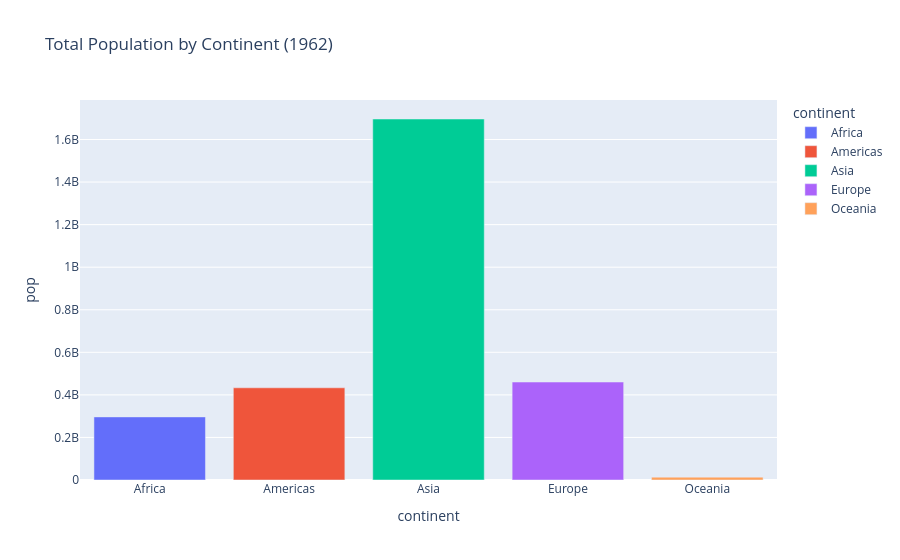

Here is the notebook cell this chart was saved with:
### Markdown cell above
### Try it

Same chart, a different year — compare how the population split has shifted.

### Code cell
year = 1962  # change me: any year in the dataset

pop_by_continent_alt = df[df["year"] == year].groupby("continent", as_index=False)["pop"].sum()

fig = px.bar(
    pop_by_continent_alt,
    x="continent",
    y="pop",
    color="continent",
    title=f"Total Population by Continent ({year})",
)
fig.show()

### Figure 1 — Plotly figure (JSON) as saved in the notebook; plotly's stock layout.template omitted (floating-point values rounded to 4 significant figures)
{"data": [{"hovertemplate": "continent=%{x}<br>pop=%{y}<extra></extra>", "legendgroup": "Africa", "marker": {"color": "#636efa", "pattern": {"shape": ""}}, "name": "Africa", "orientation": "v", "showlegend": true, "textposition": "auto", "type": "bar", "x": ["Africa"], "xaxis": "x", "y": [296516865], "yaxis": "y"}, {"hovertemplate": "continent=%{x}<br>pop=%{y}<extra></extra>", "legendgroup": "Americas", "marker": {"color": "#EF553B", "pattern": {"shape": ""}}, "name": "Americas", "orientation": "v", "showlegend": true, "textposition": "auto", "type": "bar", "x": ["Americas"], "xaxis": "x", "y": [433270254], "yaxis": "y"}, {"hovertemplate": "continent=%{x}<br>pop=%{y}<extra></extra>", "legendgroup": "Asia", "marker": {"color": "#00cc96", "pattern": {"shape": ""}}, "name": "Asia", "orientation": "v", "showlegend": true, "textposition": "auto", "type": "bar", "x": ["Asia"], "xaxis": "x", "y": [1696357182], "yaxis": "y"}, {"hovertemplate": "continent=%{x}<br>pop=%{y}<extra></extra>", "legendgroup": "Europe", "marker": {"color": "#ab63fa", "pattern": {"shape": ""}}, "name": "Europe", "orientation": "v", "showlegend": true, "textposition": "auto", "type": "bar", "x": ["Europe"], "xaxis": "x", "y": [460355155], "yaxis": "y"}, {"hovertemplate": "continent=%{x}<br>pop=%{y}<extra></extra>", "legendgroup": "Oceania", "marker": {"color": "#FFA15A", "pattern": {"shape": ""}}, "name": "Oceania", "orientation": "v", "showlegend": true, "textposition": "auto", "type": "bar", "x": ["Oceania"], "xaxis": "x", "y": [13283518], "yaxis": "y"}], "layout": {"barmode": "relative", "legend": {"title": {"text": "continent"}, "tracegroupgap": 0}, "title": {"text": "Total Population by Continent (1962)"}, "xaxis": {"anchor": "y", "categoryarray": ["Africa", "Americas", "Asia", "Europe", "Oceania"], "categoryorder": "array", "domain": [0, 1], "title": {"text": "continent"}}, "yaxis": {"anchor": "x", "domain": [0, 1], "title": {"text": "pop"}}}}
